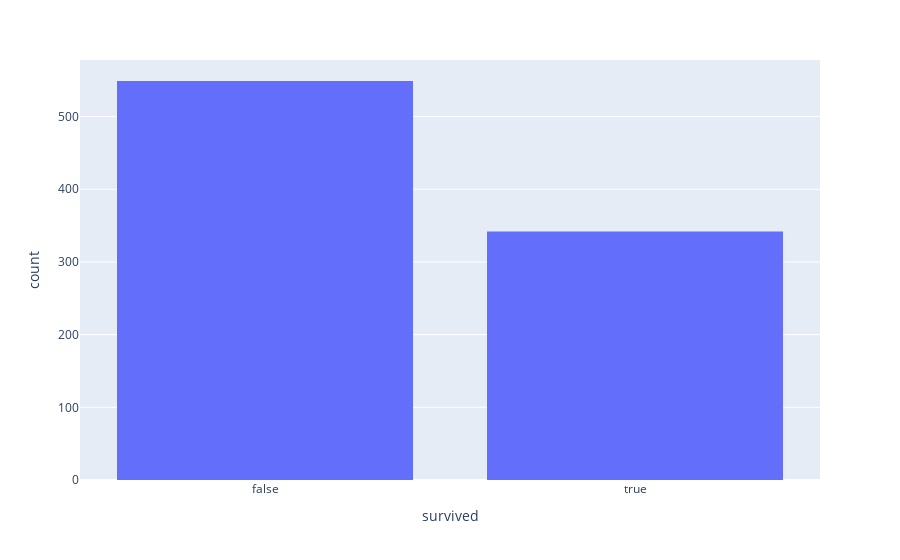

Here is the notebook cell this chart was saved with:
### Markdown cell above
## How do I use plotly?

### Code cell
px.histogram(ti, x='survived')

### Figure 1 — Plotly figure (JSON) as saved in the notebook; plotly's stock layout.template omitted (floating-point values rounded to 4 significant figures; data arrays with more than 128 entries replaced by an {"elided": "..."} marker saying what was removed)
{"data": [{"alignmentgroup": "True", "bingroup": "x", "hovertemplate": "survived=%{x}<br>count=%{y}<extra></extra>", "legendgroup": "", "marker": {"color": "#636efa"}, "name": "", "offsetgroup": "", "orientation": "v", "showlegend": false, "type": "histogram", "x": {"elided": "891 bool values"}, "xaxis": "x", "yaxis": "y"}], "layout": {"barmode": "relative", "legend": {"tracegroupgap": 0}, "margin": {"t": 60}, "xaxis": {"anchor": "y", "domain": [0, 1], "title": {"text": "survived"}}, "yaxis": {"anchor": "x", "domain": [0, 1], "title": {"text": "count"}}}}
